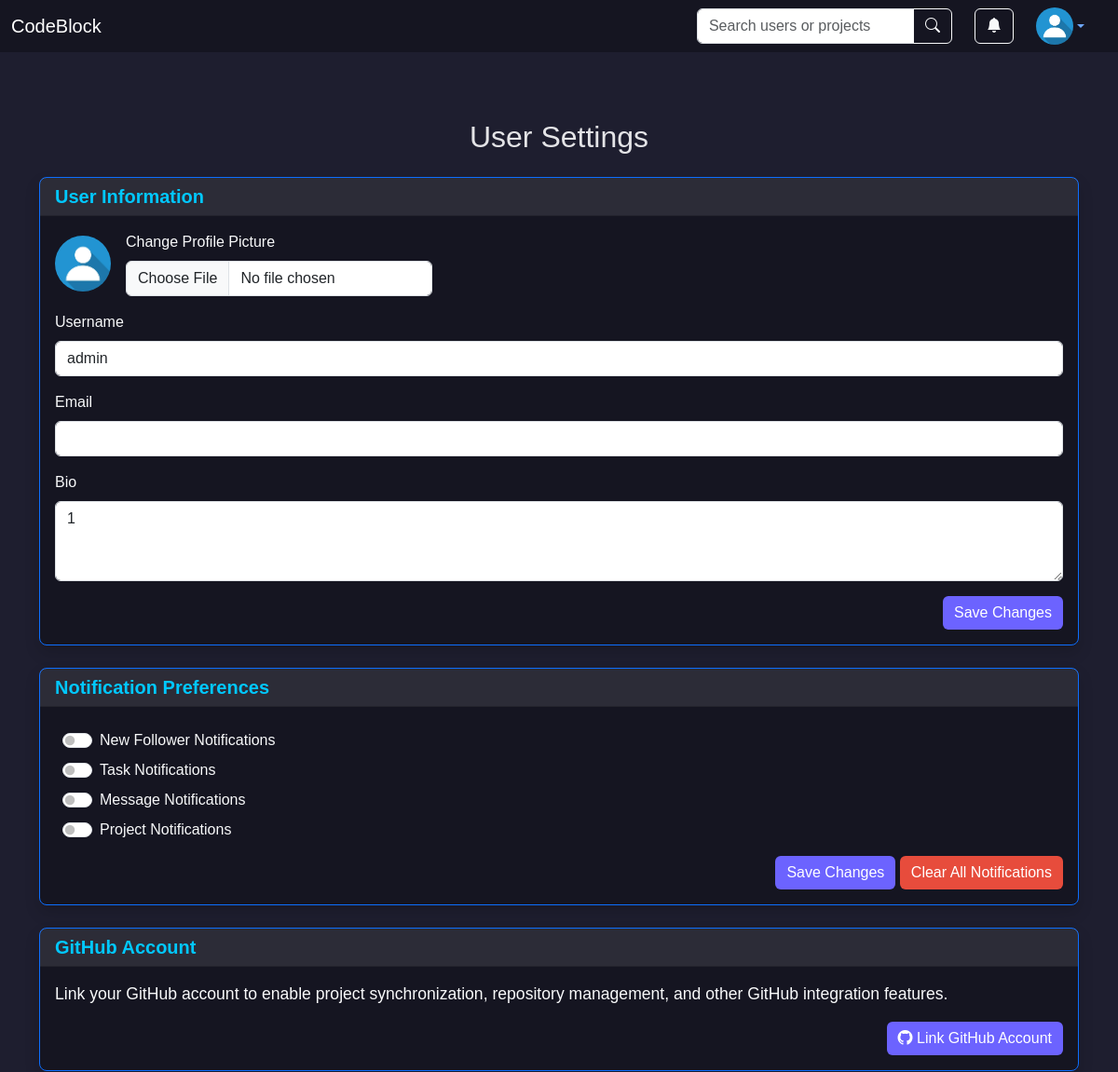
Before: /settings/Daniel0Marsh/ (signed in, upper part) with the older database file.
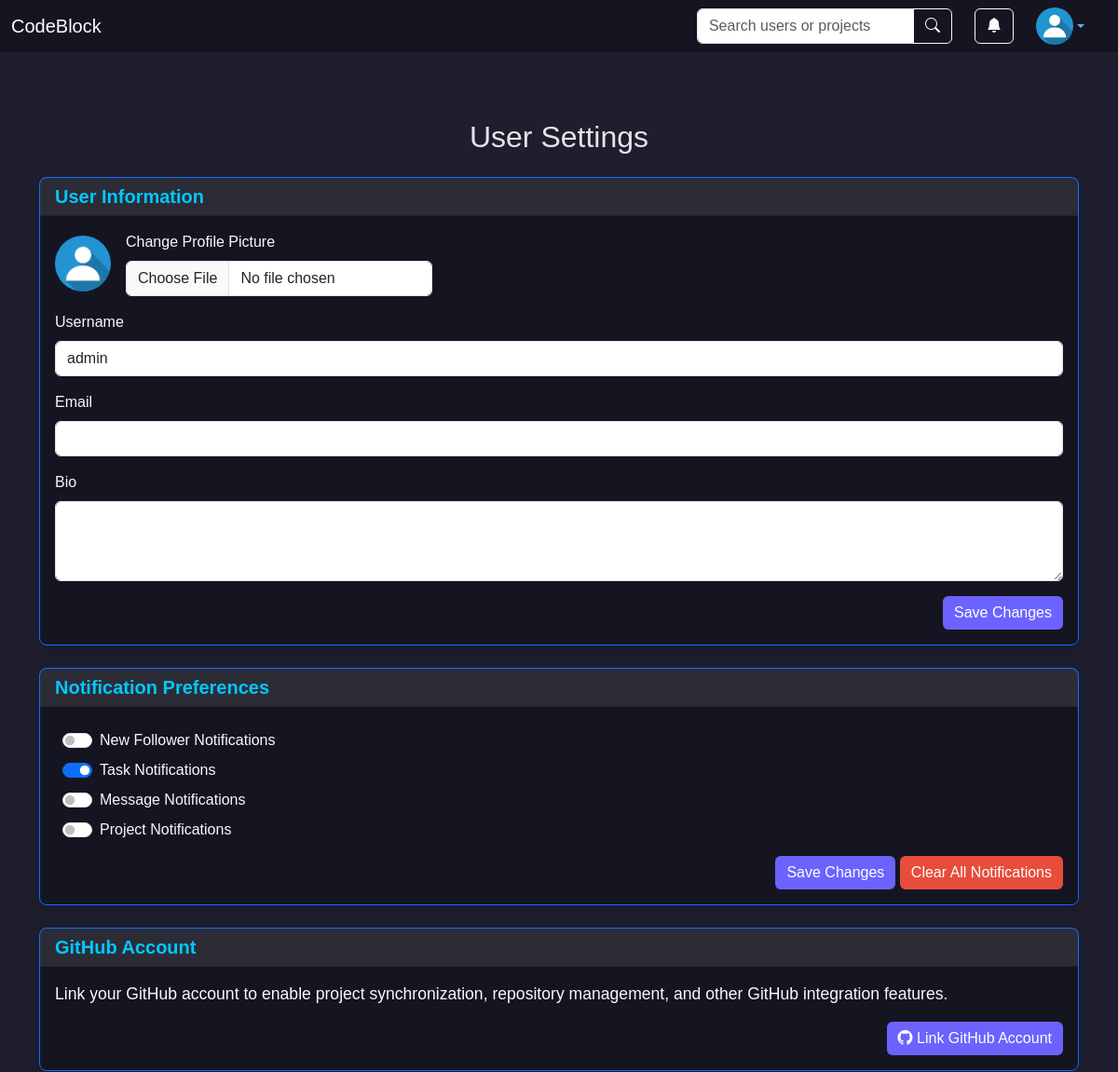
After: the same page with the newer database file.
### user/models.py (models this page shows, shortened)
class CustomUser(AbstractUser):
    profile_picture = models.ImageField(upload_to='profile_pictures/', null=True, blank=True)
    following = models.ManyToManyField('self', symmetrical=False, related_name='followers', blank=True)
    bio = models.TextField(blank=True)
    project_dir = models.CharField(max_length=512, null=True, blank=True)
    default_mem_limit = models.CharField(max_length=10, default='512m',
                                         help_text="Default memory limit for Docker containers.")
    default_memswap_limit = models.CharField(max_length=10, default='1g',
                                             help_text="Memory + swap limit for Docker containers.")
    default_cpus = models.DecimalField(max_digits=3, decimal_places=2, default=0.5,
                                       help_text="Number of CPUs allocated for Docker containers.")
    default_cpu_shares = models.PositiveIntegerField(default=512,
                                                     help_text="Relative CPU weight for Docker containers.")

### user/views.py (the view, shortened to what this page needs)
# urls.py: path("settings/<str:username>/", SettingsView.as_view(), name="settings"),
class SettingsView(LoginRequiredMixin, TemplateView):
    template_name = 'settings.html'
    login_url = 'login'
    def get(self, request, *args, **kwargs):
        try:
            github_account = request.user.social_auth.get(provider='github')
        except UserSocialAuth.DoesNotExist:
            github_account = None
        context = {
            'needs_password': not request.user.password or request.user.password == ' ',
            'github_account': github_account,
            'enabled_notifications': ActivityLog.objects.filter(user=request.user, notification_enabled=True),
            'new_follower': ActivityLog.objects.filter(user=request.user, activity_type='new_follower', notification_enabled=True).first(),
            'task': ActivityLog.objects.filter(user=request.user, activity_type='task', notification_enabled=True).first(),
            'new_message': ActivityLog.objects.filter(user=request.user, activity_type='new_message', notification_enabled=True).first(),
            'project': ActivityLog.objects.filter(user=request.user, activity_type='project', notification_enabled=True).first()
        }
        return self.render_to_response(context)

### user/templates/settings.html (shortened to what the changed rows need)
{% extends "base.html" %}
{% block content %}
<div class="container mb-5 py-4">
    <h2 class="mb-4 text-center"> User Settings</h2>
    <div class="card border border-primary shadow mb-4">
        <div class="card-body">
            <form method="POST" enctype="multipart/form-data" action="">
                <div class="d-flex align-items-center mb-3">
                    <img src="{{ user.profile_picture.url }}" alt="Profile" class="rounded-circle me-3"
                         style="width: 60px; height: 60px; object-fit: cover;">
                    <div>
                        <label for="profile_picture" class="form-label text-light">Change Profile Picture</label>
                        <input type="file" class="form-control" id="profile_picture" name="profile_picture">
                    </div>
                </div>
                <div class="mb-3">
                    <label for="username" class="form-label text-light">Username</label>
                    <input type="text" class="form-control" id="username" name="username"
                           value="{{ user.username }}" required>
                </div>
                <div class="mb-3">
                    <label for="bio" class="form-label text-light">Bio</label>
                    <textarea class="form-control" id="bio" name="bio" rows="3">{{ user.bio }}</textarea>
                </div>
            </form>
        </div>
    </div>
<div class="card border border-primary shadow mb-4">
    <div class="card-body">
        <form method="POST" action="">
            <div class="form-check form-switch m-2">
                <input class="form-check-input" type="checkbox" id="task_notifications" name="task_notifications" {% if task %}checked{% endif %}>
                <label class="form-check-label text-light" for="task_notifications">Task Notifications</label>
            </div>
        </form>
    </div>
</div>
</div>
{% endblock %}

### home/templates/base.html (shortened to what this page needs)
<!DOCTYPE html>
<html lang="en">
<head>
    <link href="https://cdn.jsdelivr.net/npm/bootstrap@5.3.2/dist/css/bootstrap.min.css" rel="stylesheet">
    <link href="https://cdn.jsdelivr.net/npm/bootstrap-icons/font/bootstrap-icons.css" rel="stylesheet">
    {% load static %}
    <link rel="stylesheet" type="text/css" href="{% static 'base.css' %}">
    <link rel="stylesheet" type="text/css" href="{% static 'base.js' %}">
</head>
<body>
<nav class="navbar fixed-top navbar-expand-lg navbar-dark">
    <div class="container-fluid">
        <a class="navbar-brand" href="{% url 'home' %}">
            CodeBlock
        </a>
        <div class="collapse navbar-collapse" id="navbarContent">
            <div class="ms-auto">
                <form class="d-flex me-4" action="{% url 'search' %}" method="get">
                    <div class="input-group">
                        <input class="form-control" type="search" name="query" placeholder="Search users or projects"
                               aria-label="Search">
                        <button class="btn btn-outline-light" type="submit">
                            <i class="bi bi-search"></i>
                        </button>
                    </div>
                </form>
            </div>
            {% if user.is_authenticated %}
            <div class="dropdown me-4" data-bs-theme="dark">
                <button class="btn btn-outline-light" id="notificationsDropdown" data-bs-toggle="modal"
                        data-bs-target="#notificationsModal">
                    <i class="bi bi-bell-fill"></i>
                </button>
            </div>
            {% endif %}
            <div class="dropdown me-4" data-bs-theme="dark">
                {% if user.is_authenticated %}
                <a href="{% url 'profile' username=user.username %}"
                   class="d-flex align-items-center dropdown-toggle" id="userDropdown" data-bs-toggle="dropdown"
                   aria-expanded="false">
                    <img src="{{ user.profile_picture.url }}" alt="Profile Picture" width="40" height="40"
                         class="rounded-circle">
                </a>
                {% else %}
                <a href="{% url 'login' %}" class="btn btn-outline-light me-2">Sign In</a>
                <a href="{% url 'register' %}" class="btn btn-light">Sign Up</a>
                {% endif %}
            </div>
        </div>
    </div>
</nav>
<main class="main-content p-2 pb-5 pt-5">
    {% block content %}{% endblock %}
</main>
</body>
</html>

Changed rows visible on the page:
changed CustomUser "admin": bio "1" → (not shown)
Other visible differences:
form field task_notifications: "☐" → "☑"
